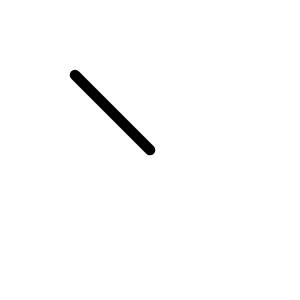
Frame 1 (no input)
Frame 60 (no input): identical to frame 1, image omitted
Frame 120 (the mouse pressed at the canvas centre since frame 60): blank canvas, image omitted

The p5.js sketch that drew this single still picture (run headless with seeded random() and noise() and a simulated clock; from frame 60 on, the mouse is pressed at the canvas centre):

// p5.js sketch
// ── sketch.js
 

function setup() {
  createCanvas(300, 300);

}

function draw() {
	background(255);
	var mouse = createVector(mouseX,mouseY);
	var center = createVector(width/2, height/2);

	mouse.sub(center);
	mouse.mult(0.5);//multiply by 0.5

	var mag = mouse.mag();
	

	translate(width/2, height/2);
	strokeWeight(mag/10);
	line(0,0,mouse.x, mouse.y);


}
